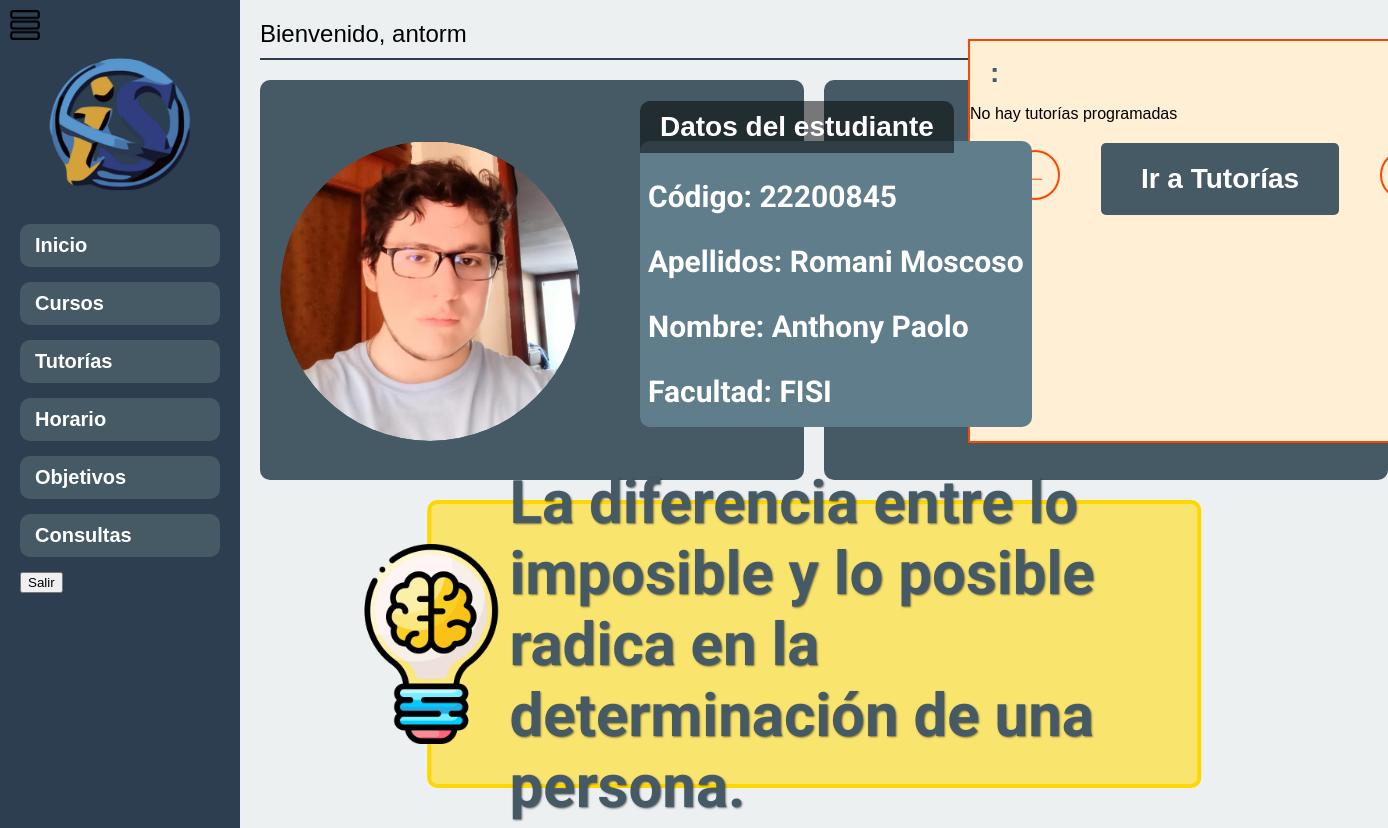
Screenshot of /dashboard_alumno.php (signed in) with the database file from the repository.
### tables this page shows
CREATE TABLE `frases_motivadoras` (
  `id` int NOT NULL,
  `frase` varchar(255) NOT NULL
);

CREATE TABLE `usuarios` (
  `id` int NOT NULL,
  `nombre` varchar(50) NOT NULL,
  `nombre_usuario` varchar(20) NOT NULL,
  `contraseña` varchar(20) NOT NULL,
  `rol` varchar(15) NOT NULL,
  `ruta_foto` varchar(255) NOT NULL
);

CREATE TABLE `alumno` (
  `cod_alumno` varchar(20) NOT NULL,
  `id_usuario` int NOT NULL,
  `nombre` varchar(40) NOT NULL,
  `apellidos` varchar(40) NOT NULL,
  `correo` varchar(40) NOT NULL,
  `facultad` varchar(50) NOT NULL,
  `numero_celular` varchar(10) NOT NULL
);

### dashboard_alumno.php (the view, shortened to what this page needs)
<?php
include 'conn/connection.php';
$nombre_usuario = $_SESSION['nombre'];
try {
    $stmt = $conn->prepare("SELECT ruta_foto FROM usuarios WHERE nombre_usuario = :nombre_usuario");
    $stmt->bindParam(':nombre_usuario', $nombre_usuario);
    $stmt->execute();
    if ($stmt->rowCount() > 0) {
        $resultado = $stmt->fetch(PDO::FETCH_ASSOC);
        $ruta_foto = $resultado['ruta_foto'];
    } else {
        $ruta_foto = "http://localhost/foto_defecto.png";
    }
} catch(PDOException $e) {
    $ruta_foto = "ruta/error/foto.jpg";
}
try {
    $stmt_usuario = $conn->prepare("SELECT id FROM usuarios WHERE nombre_usuario = :nombre_usuario");
    $stmt_usuario->bindParam(':nombre_usuario', $nombre_usuario);
    $stmt_usuario->execute();
    if ($stmt_usuario->rowCount() > 0) {
        $resultado_usuario = $stmt_usuario->fetch(PDO::FETCH_ASSOC);
        $id_usuario = $resultado_usuario['id'];
        $stmt_alumno = $conn->prepare("SELECT cod_alumno, apellidos, nombre, facultad FROM alumno WHERE id_usuario = :id_usuario");
        $stmt_alumno->bindParam(':id_usuario', $id_usuario);
        $stmt_alumno->execute();
        if ($stmt_alumno->rowCount() > 0) {
            $resultado_alumno = $stmt_alumno->fetch(PDO::FETCH_ASSOC);
            $cod_alumno = $resultado_alumno['cod_alumno'];
            $apellidos = $resultado_alumno['apellidos'];
            $nombre = $resultado_alumno['nombre'];
            $facultad = $resultado_alumno['facultad'];
        } else {
            $cod_alumno = "No disponible";
            $apellidos = "No disponible";
            $nombre = "No disponible";
            $facultad = "No disponible";
        }
    } else {
        $cod_alumno = "No disponible";
        $apellidos = "No disponible";
        $nombre = "No disponible";
        $facultad = "No disponible";
    }
} catch(PDOException $e) {
    $cod_alumno = "Error";
    $apellidos = "Error";
    $nombre = "Error";
    $facultad = "Error";
}
try {
    $random_id = rand(1, 30);
    $stmt = $conn->prepare("SELECT frase FROM frases_motivadoras WHERE id = :id");
    $stmt->bindParam(':id', $random_id);
    $stmt->execute();
    if ($stmt->rowCount() > 0) {
        $frase_motivadora = $stmt->fetch(PDO::FETCH_ASSOC)['frase'];
    } else {
        $frase_motivadora = "No hay frase disponible en este momento.";
    }
} catch(PDOException $e) {
    $frase_motivadora = "Error al obtener la frase motivadora.";
}
try {
    $stmt_tutoria = $conn->prepare("SELECT t.fecha, t.hora, t.tema, c.nombre_curso, tu.apellidos, tu.nombre
                                    FROM tutoría AS t
                                    INNER JOIN curso AS c ON t.codcurso = c.cod_curso
                                    INNER JOIN tutor AS tu ON t.codtutor = tu.cod_tutor
                                    INNER JOIN alumno AS a ON t.codalumno = a.cod_alumno
                                    INNER JOIN usuarios AS u ON a.id_usuario = u.id
                                    WHERE u.nombre_usuario = :nombre_usuario");
    $stmt_tutoria->bindParam(':nombre_usuario', $nombre_usuario);
    $stmt_tutoria->execute();
    if ($stmt_tutoria->rowCount() > 0) {
        $resultado_tutoria = $stmt_tutoria->fetch(PDO::FETCH_ASSOC);
        $fecha_tutoria = "<span class='texto'><strong>Fecha:</strong></span> " . $resultado_tutoria['fecha'];
        $hora_tutoria = "<span class='texto'><strong>Hora:</strong></span> " . $resultado_tutoria['hora'];
        $tema_tutoria = "<span class='texto'><strong>Tema:</strong></span> " . $resultado_tutoria['tema'];
        $nombre_curso = $resultado_tutoria['nombre_curso'];
        $apellidos_tutor = "<span class='texto'><strong>Tutor:</strong></span> " . $resultado_tutoria['apellidos'];
        $nombre_tutor = "<span class='texto'><strong>Tutor:</strong></span> " . $resultado_tutoria['nombre'];
    } else {
        $fecha_tutoria = "No hay tutorías programadas";
        $nombre_curso = "";
    }
} catch(PDOException $e) {
    $fecha_tutoria = "Error al obtener las tutorías";
    $hora_tutoria = "";
    $tema_tutoria = "";
    $nombre_curso = "";
    $apellidos_tutor = "";
    $nombre_tutor = "";
}
?>
<!DOCTYPE html>
<html lang="es">
<head>
</head>
<body>
    <div class="container">
        <div class="sidebar" id="sidebar">
            <div class="sidebar-logo">
                <img src="fisi.png" alt="Logo Facultad">
            </div>
            <ul>
                <li><a href="dashboard_alumno.php">Inicio</a></li>
                <li><a href="cursos.php">Cursos</a></li>
                <li><a href="dashboard_tutorias.php">Tutorías</a></li>
                <li><a href="horario.php">Horario</a></li>
                <li><a href="objetivos.php">Objetivos</a></li>
                <li><a href="consultas.php">Consultas</a></li>
                <li><button onclick="showPopup()">Salir</button></li>
            </ul>
        </div>
        <div class="main-content">
            <?php
            if (isset($_SESSION['nombre'])) {
                echo "<div class='welcome-message'>Bienvenido, " . $_SESSION['nombre'] . "</div>";
            } else {
                echo "<p>Por favor, inicia sesión para ver tus datos.</p>";
            }
            ?>
            <div class="center-square">
                <p><span class="curso"><?php echo $nombre_curso; ?>:</span> <span class="texto"><?php?></span></p>
                <p id="fecha-tutoria"><?php echo $fecha_tutoria; ?></p>
                <button class="boton-tutoria" onclick="window.location.href='dashboard_tutorias.php';">Ir a Tutorías</button>
                <div class="arrow-buttons-container">
                <button class="arrow-button arrow-left" onclick="cambiarTutoria('anterior')">←</button>
                <button class="arrow-button arrow-right" onclick="cambiarTutoria('siguiente')">→</button>
                </div>
            </div>
            <div class="large-rectangle new">
                <div class="motivational-quote">
                    <?php echo $frase_motivadora; ?>
                </div>
            </div>
            <div class="user-photo-container">
                <img src="<?php echo $ruta_foto; ?>" alt="Foto del usuario" class="user-photo">
            </div>
            <div class="alumno-info-container">
                <div class="alumno-info">
                    <div class="title">Datos del estudiante</div>
                    <div class="text-container">
                        <p>Código: <?php echo $cod_alumno; ?></p>
                        <p>Apellidos: <?php echo $apellidos; ?></p>
                        <p>Nombre: <?php echo $nombre; ?></p>
                        <p>Facultad: <?php echo $facultad; ?></p>
                    </div>
                </div>
            </div>
        </div>
    </div>
    <div class="menu-toggle" onclick="toggleSidebar()">
        <img src="icono_menu.png" alt="Menú">
    </div>
</body>
</html>

### dashboard_alumno.php (style rules this page uses)
body { font-family: Arial, sans-serif; margin: 0; padding: 0; background-color: #f4f4f4; }
.container { display: flex; min-height: 100vh; }
.sidebar { background-color: #2c3e50; color: #fff; padding: 20px; width: 200px; transition: width 0.5s; overflow-x: hidden; }
.sidebar ul { list-style: none; padding: 0; margin: 0; visibility: visible; opacity: 1; transition: opacity 0.5s; }
.sidebar li { margin-bottom: 15px; }
.sidebar a { color: #fff; text-decoration: none; font-size: 20px; font-weight: bold; display: block; padding: 10px 15px; border-radius: 10px; transition: background-color 0.3s; background-color: #455a64; }
.sidebar-logo { text-align: center; margin-bottom: 20px; transition: all 0.5s; }
.sidebar-logo img { max-width: 150px; margin-top: 30px; transition: all 0.5s; }
.main-content { background-color: #ecf0f1; padding: 20px; flex: 1; display: flex; flex-direction: column; align-items: flex-start; position: relative; }
.welcome-message { margin-bottom: 20px; font-size: 24px; border-bottom: 2px solid #2c3e50; padding-bottom: 10px; width: 100%; }
.user-photo-container { width: 300px; height: 300px; border-radius: 50%; overflow: hidden; margin-bottom: 20px; position: absolute; top: 17%; left: 40px; }
.alumno-info-container { position: absolute; top: 17%; left: 400px; }
.user-photo { width: 100%; height: 100%; object-fit: cover; border-radius: 50%; }
.menu-toggle { position: absolute; top: 10px; left: 10px; cursor: pointer; }
.menu-toggle img { width: 30px; }
.large-rectangle { background-color: #455a64; border-radius: 10px; margin-bottom: 20px; width: calc(50% - 10px); height: 50vh; }
.center-square { position: absolute; top: calc(50% - 375px); left: calc(50% + 10px + 18vh); width: 500px; height: 400px; background-color: #FFEFD5; border: 2px solid #FF4500; }
.large-rectangle.new { background-color: #f9e46e; border: 4px solid #ffd700; border-radius: 10px; margin-bottom: 20px; width: calc(70% - 10px); height: 35vh; position: relative; bottom: 0px; left: 50%; transform: translateX(-50%); }
.large-rectangle.new::before { content: ""; background-image: url('http://localhost/icono_cerebro.png'); background-size: cover; background-repeat: no-repeat; background-position: center; position: absolute; top: 50%; left: -100px; transform: translateY(-50%); width: 200px; height: 200px; }
.alumno-info p { font-family: 'Roboto', sans-serif; font-size: 30px; font-weight: bold; color: #fff; margin-bottom: 10px; }
.title { font-size: 28px; font-weight: bold; margin-bottom: 10px; color: #fff; position: absolute; top: -40px; left: 0; background-color: rgba(0, 0, 0, 0.5); padding: 10px 20px; border-top-left-radius: 10px; border-top-right-radius: 10px; }
.text-container { background-color: #607d8b; color: #fff; padding: 8px; border-radius: 10px; margin-bottom: 10px; font-size: 22px; font-weight: bold; }
.motivational-quote { font-size: 60px; color: #455a64; font-family: 'Roboto', sans-serif; font-weight: bold; text-shadow: 1px 1px 2px rgba(0, 0, 0, 0.5); position: absolute; top: 50%; right: 20px; transform: translateY(-50%); width: calc(100% - 40px); max-width: calc(95% - 40px); padding: 0 20px; box-sizing: border-box; }
.curso { font-weight: bold; color: #455a64; margin-left: 20px; overflow: hidden; text-overflow: ellipsis; max-width: 300px; font-size: 28px; }
.boton-tutoria { background-color: #455a64; color: #fff; font-size: 28px; font-weight: bold; padding: 20px 40px; border: none; border-radius: 5px; cursor: pointer; transition: background-color 0.3s; margin-top: 20px; display: block; margin-left: auto; margin-right: auto; }
.arrow-buttons-container { position: relative; margin-top: 20px; width: 100%; }
.arrow-button { font-size: 24px; color: #FF4500; cursor: pointer; transition: color 0.3s; width: 50px; height: 50px; display: flex; align-items: center; justify-content: center; border-radius: 50%; border: 2px solid #FF4500; background-color: transparent; position: absolute; top: calc(50% - 85px); }
.arrow-left { left: 40px; }
.arrow-right { right: 40px; }

### rows the page displays
frases_motivadoras: frase "La diferencia entre lo imposible y lo posible radica en la determinación de una persona."
usuarios: ruta_foto (picture)
alumno: cod_alumno "22200845", apellidos "Romani Moscoso", nombre "Anthony Paolo", facultad "FISI"

### other values shown
$_SESSION['nombre'] "antorm"
$fecha_tutoria "No hay tutorías programadas"
